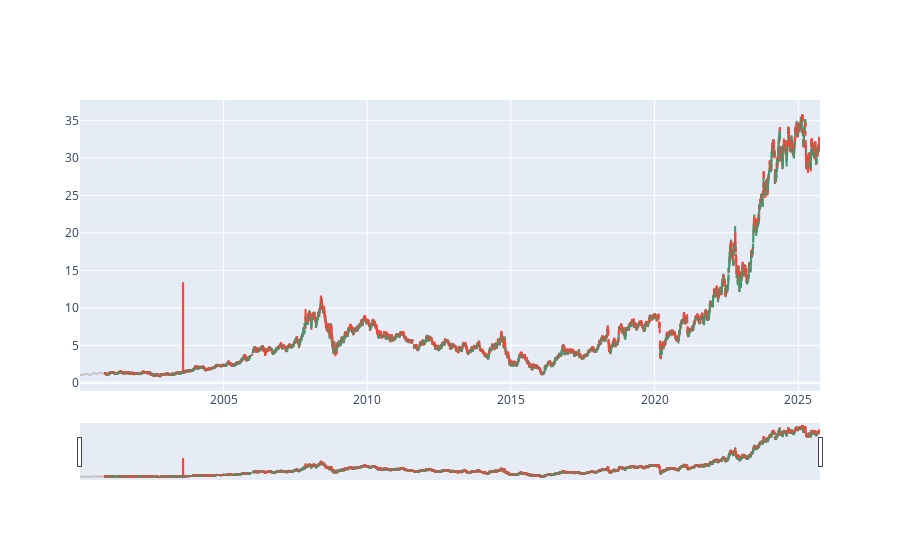

The notebook cell saved with this chart:
### Code cell
fig = go.Figure(data=[go.Candlestick(x=df['Date'],
                open=df['Open'],
                high=df['High'],
                low=df['Low'],
                close=df['Close'])])

fig.show()

### Figure 1 — Plotly figure (JSON) as saved in the notebook; plotly's stock layout.template omitted (floating-point values rounded to 4 significant figures; data arrays with more than 128 entries replaced by an {"elided": "..."} marker saying what was removed)
{"data": [{"close": {"elided": "6468 float values"}, "high": {"elided": "6468 float values"}, "low": {"elided": "6468 float values"}, "open": {"elided": "6468 float values"}, "type": "candlestick", "x": {"elided": "6468 str values"}}], "layout": {}}
